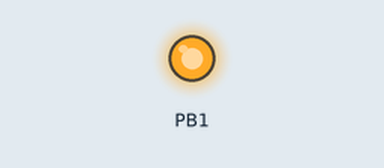
Simulated run of this sketch. Board: ATtiny85, built with avr-gcc and run on an emulated ATtiny85. On the bench: output pins drawn as LEDs (lit = HIGH).

Above: at 3.1 s.
At 3.6 s:
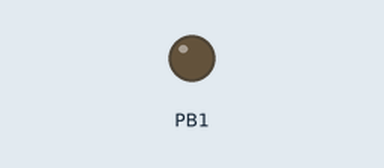
Timing chart, 0 to 5.1 s (numbered marks = the images above):
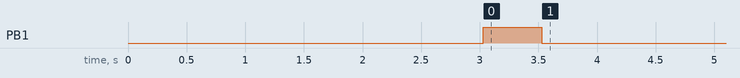

The sketch:

helloworld.ino
```cpp
#include "DigiKeyboard.h"
void setup()
{
pinMode(1,OUTPUT);
DigiKeyboard.delay(2000);
DigiKeyboard.sendKeyStroke(KEY_R, MOD_GUI_LEFT);
DigiKeyboard.delay(500);
DigiKeyboard.print("cmd");
DigiKeyboard.sendKeyStroke(KEY_ENTER);
DigiKeyboard.delay(500);
DigiKeyboard.print("Hello World");
digitalWrite(1,HIGH);
delay(500);
digitalWrite(1,LOW);
}
void loop()
{  }
```
